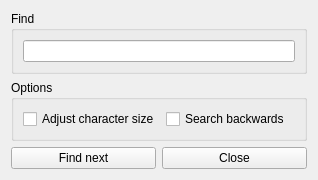
<?xml version="1.0" encoding="UTF-8"?>
<ui version="4.0">
 <class>findDialog</class>
 <widget class="QWidget" name="findDialog">
  <property name="geometry">
   <rect>
    <x>0</x>
    <y>0</y>
    <width>318</width>
    <height>172</height>
   </rect>
  </property>
  <property name="windowTitle">
   <string>Search</string>
  </property>
  <layout class="QGridLayout">
   <item row="0" column="0" colspan="2">
    <widget class="QGroupBox" name="groupBox_2">
     <property name="title">
      <string>Find</string>
     </property>
     <property name="flat">
      <bool>false</bool>
     </property>
     <layout class="QGridLayout">
      <item row="0" column="0">
       <widget class="QLineEdit" name="lineEdit"/>
      </item>
     </layout>
    </widget>
   </item>
   <item row="1" column="0" colspan="2">
    <widget class="QGroupBox" name="groupBox">
     <property name="title">
      <string>Options</string>
     </property>
     <layout class="QGridLayout">
      <item row="0" column="0">
       <widget class="QCheckBox" name="checkBox">
        <property name="text">
         <string>Adjust character size</string>
        </property>
       </widget>
      </item>
      <item row="0" column="1">
       <widget class="QCheckBox" name="checkBox_2">
        <property name="text">
         <string>Search backwards</string>
        </property>
       </widget>
      </item>
     </layout>
    </widget>
   </item>
   <item row="2" column="0">
    <widget class="QPushButton" name="findButton">
     <property name="text">
      <string>Find next</string>
     </property>
    </widget>
   </item>
   <item row="2" column="1">
    <widget class="QPushButton" name="closeButton">
     <property name="text">
      <string>Close</string>
     </property>
    </widget>
   </item>
  </layout>
 </widget>
 <resources/>
 <connections/>
</ui>
